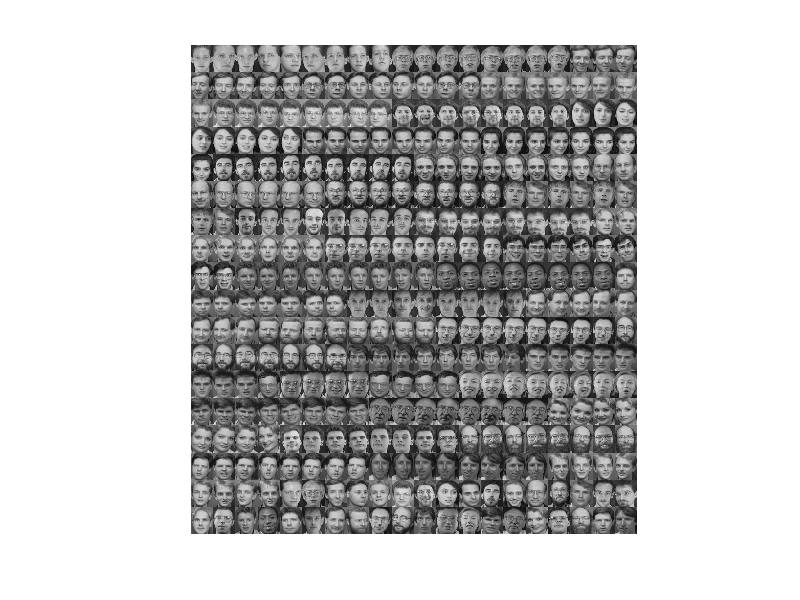
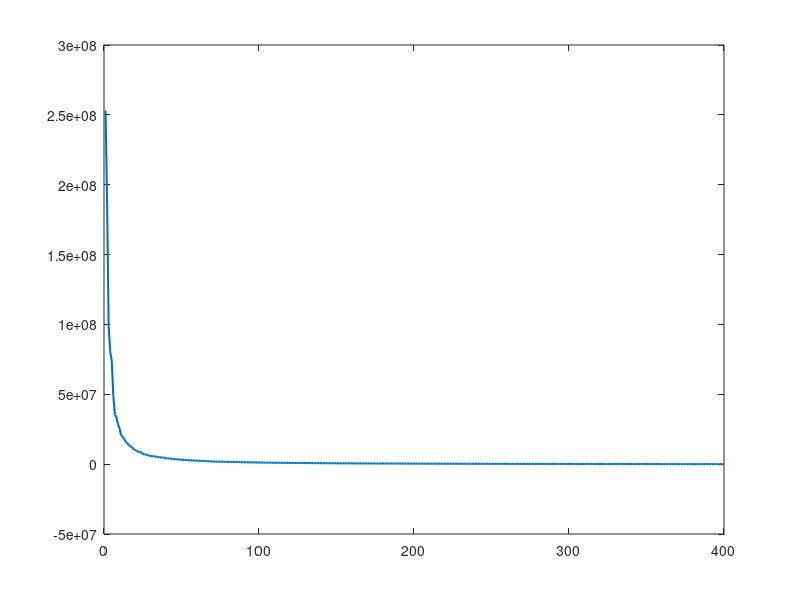
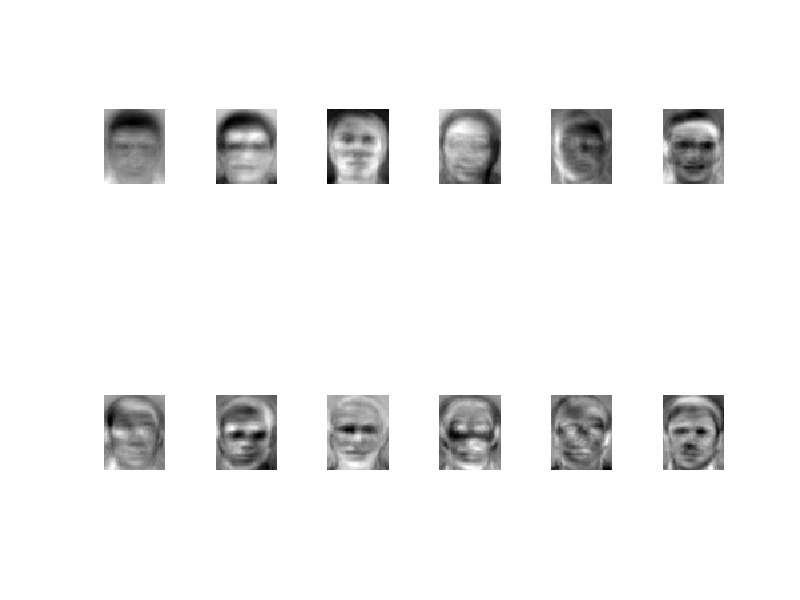
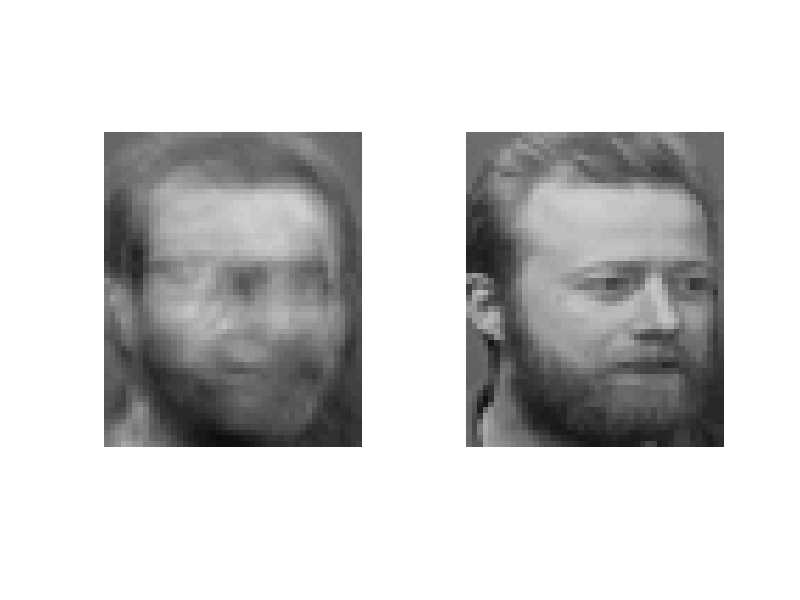

Source code (MATLAB) for these figures, in order:
%% Step 1: load the faces.mat matrix and 
% display the faces for visualization purposes
clear all; close all; clc;

face = load('Lab9 - Images/faces.mat').faces;
plot_face = reshape(face(:, 1:40), [56,46,1,40]);
montage(plot_face);
face = double(face);
test_face = [];
train_face = [];
k=1;

for i= 1:400

    if mod(i,10)==0
        test_face = [test_face, face(:,i)];
    else
        train_face = [train_face, face(:,i)];
    end

end

plot_face = reshape(uint8(train_face), [56,46,1,360]);
montage(plot_face);

%% Step 2: mean face of all
mean_face = mean(test_face,2);
figure;
imshow(uint8(reshape(mean_face,56, 46)));

%% Step 3: Subtract mean from the dataset train_face and Compute A = S2*S2'
Horse = train_face - mean_face;
A = Horse*Horse';

%% Step 4: compute  and plot eigenvectors.
[V,D] = eigs(A, 400);

plot(diag(D), 'LineWidth',1.5);

%% Step 5: 
%I selected k=50 so that;
V = V(:,1:50);

figure 
for i=1:12
    subplot(2,6,i);
    imshow(reshape(V(:,i),56,46),[]);
    colormap(gray);
end



%% Step 6: Face detection
test1 = test_face(:,23); %any number between 1-40


a_weights = (test1-mean_face)'*V;
test1_recovered = (mean_face + V*a_weights');


err = immse(test1_recovered, test1);
Threshold = 250; %sth more than 197
if err < Threshold
    disp('It is a face')
end

figure;
subplot(1,2,1),imshow(uint8(reshape(test1_recovered, [56, 46])));
subplot(1,2,2),imshow(uint8(reshape(test1, [56, 46])));

%% Step 7: Face Recognition
test2 = test_face(:,23);
test2_weights = (test2 - mean_face)'*V;
test2_recovered = (mean_face + V*test2_weights');
err=[];

weights = (train_face - mean_face)'*V;


for i = 1:length(weights)
    err(i) = norm(test2_weights - weights(i,:));
end
err_min = min(err);
ind = find(err_min == err);

figure;
subplot(1,2,2), imshow(uint8(reshape(train_face(:,ind), 56, 46)));
subplot(1,2,1), imshow(uint8(reshape(test2, 56, 46)));
